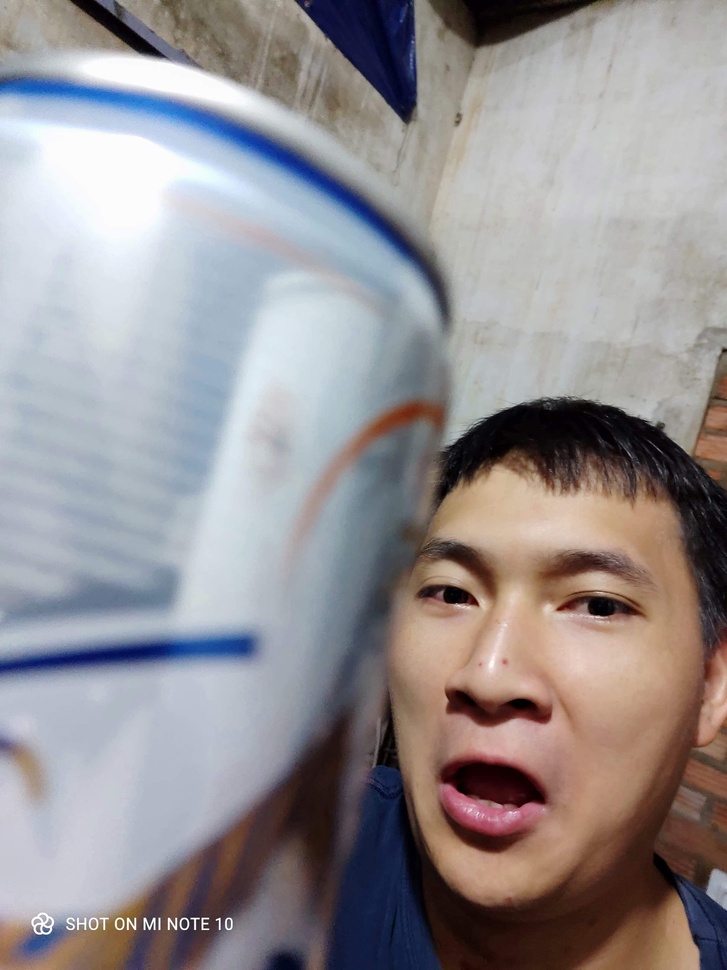
#> input picture face_detect/face/Hai/hai.jpg, 727 x 970 px, shrunk from 2460 x 3280 before the run, found by its file name; its folder holds only this picture in this run
$ python face_train.py
#> lines starting #> are read from the running program, lines starting #| are printed output that depends on the picture
import os
import cv2 as cv
import numpy as np

#Nên để các file cần đọc ở chung ổ đĩa cài đặt python, trong quá trình đọc file sẽ không bị lỗi!

#Tạo một mảng chứa tên của các đối tượng cần định dạng, tên này phải trùng với tên tệp chứa ảnh của mấy thằng đó
people= ['Hai', 'Trong Dat', 'stranger', 'Tri']
#Đường dẫn tới tệp chứa tất cả ảnh
DIR=r'C:\Users\ADMIN\Desktop\face'

#Đường dẫn tới file haar cascade, là thư viện dùng để nhận diện khuôn mặt
haar_cascade = cv.CascadeClassifier(r'C:\Users\ADMIN\Desktop\haar_face.xml')

#Tạo 2 mảng, 1 mảng chứa đặc điểm nhận dạng của mỗi đối tượng (feature), một mảng chứa tên của các đối tượng (label)
features = []
labels = []

def create_train():
    #Đọc từng đường dẫn của các thư mục có tên trong mảng people, thêm tên vào mảng label
    for person in people:
        path = os.path.join(DIR, person)
        label = people.index(person)

        #Trả về một danh sách chứa tên của các thư mục trong thư mục được đưa ra bởi đường dẫn
        for img in os.listdir(path):
            img_path= os.path.join(path,img)

            #đọc ảnh trong các thư mục có trong đường dẫn
            img_array = cv.imread(img_path)
#> img_array is the input picture: shape (970, 727, 3); mean B, G, R 146.6, 144, 149.1
            #chuyển màu ảnh thành màu xám để tiến hành nhận dạng
            gray = cv.cvtColor(img_array, cv.COLOR_BGR2GRAY)
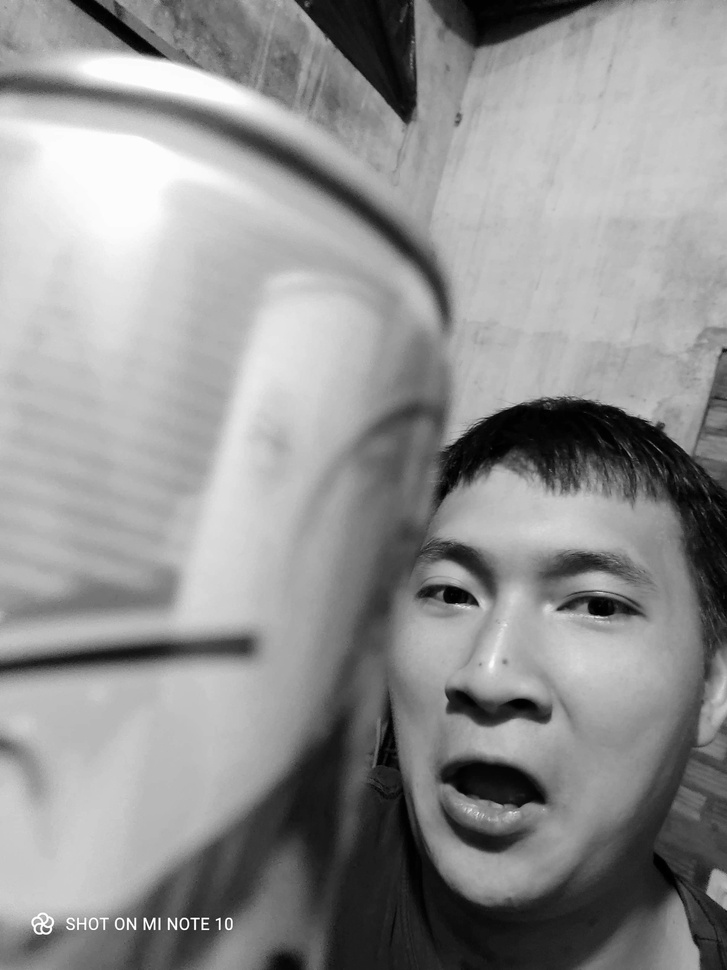
#> gray: shape (970, 727); min 0, max 255, mean 145.8

            #Sử dụng thư viện haar_cascade.detectMultiScale(image, scaleFactor, minNeighbor)
            face_rect = haar_cascade.detectMultiScale(gray, 1.1, 4)
#> face_rect = [[320, 449, 376, 376]]


            for (x,y,w,h) in face_rect:
                face_roi = gray[y:y+h, x:x+w]
                features.append(face_roi)
                labels.append(label)
#> this loop made 1 pass
#> pass 1, in create_train, `face_roi = gray[y:y+h, x:x+w]`:
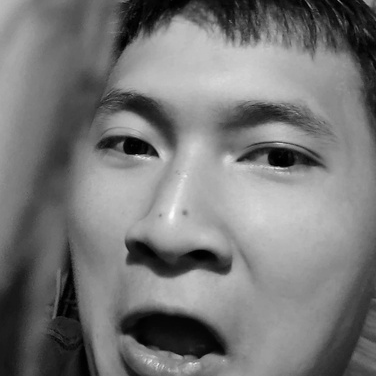
#> face_roi: shape (376, 376); min 0, max 251, mean 119.4
#> after the loop, features = 1 item; labels = [0]
#> pass 2 of the loop in create_train, `for person in people:`:
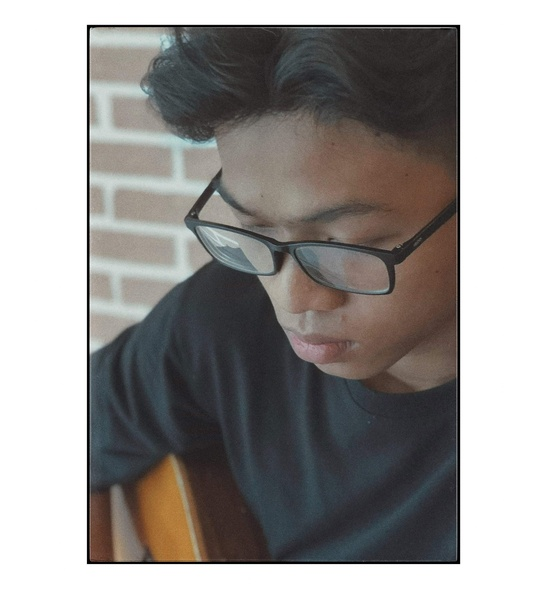
#> input picture face_detect/face/Trong Dat/dat.jpg, 548 x 596 px, shrunk from 1854 x 2015 before the run, found by its file name
#> in create_train, img_array is the input picture: shape (596, 548, 3); mean B, G, R 147.9, 149.7, 152.6
#> in create_train, `gray = cv.cvtColor(img_array, cv.COLOR_BGR2GRAY)`:
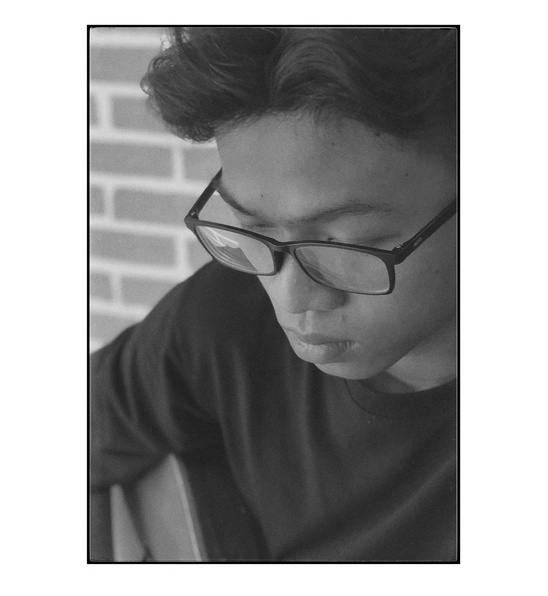
#> gray: shape (596, 548); min 0, max 255, mean 150.4
#> face_rect = [[275, 282, 75, 75]]
#> the loop in create_train, `for (x,y,w,h) in face_rect:` made 1 pass
#> pass 1, in create_train, `face_roi = gray[y:y+h, x:x+w]`:
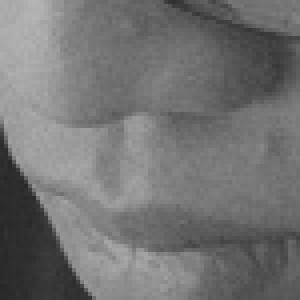
#> face_roi: shape (75, 75) (shown 4 times larger); min 39, max 181, mean 114.8
#> after the loop in create_train, `for (x,y,w,h) in face_rect:`: features = 2 items; labels = [0, 1]

#> (the run stopped early here; a loop or call above may not have finished)
